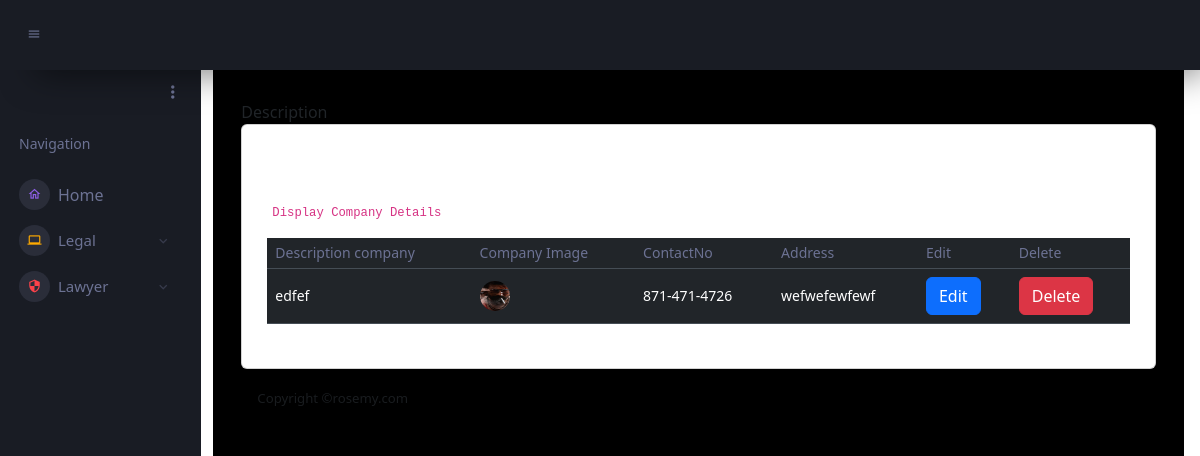
The page /backend/disp_comp_det/ on the database its author committed.
### backend/models.py (models this page shows)
class CompanyDb(models.Model):
    Desc_cmpny = models.TextField(max_length=50, null=True, blank=True)
    Comp_Image = models.ImageField(upload_to="Company media", null=True, blank=True)
    ContactNo = models.TextField(max_length=10,null=True, blank=True)
    Address = models.TextField(max_length=50, null=True, blank=True)

### backend/views.py (the view)
# urls.py: path('disp_comp_det/',views.disp_comp_det,name="disp_comp_det"),
def disp_comp_det(request):
    comp = CompanyDb.objects.all()
    return render(request,"Display_Company_Details.html",{'comp':comp})

### backend/templates/Display_Company_Details.html (shortened to what this page needs)
<!DOCTYPE html>
{% extends 'Index.html' %}
{% block content %}
<html lang="en">
<head>
    <link href="https://cdn.jsdelivr.net/npm/bootstrap@5.3.3/dist/css/bootstrap.min.css" rel="stylesheet">
</head>Description
<body>
<div class="card">
                  <div class="card-body">
                    <h4 class="card-title">Company Details</h4>
                    <p class="card-description"><code>Display Company Details</code>
                    </p>
                    <div class="table-responsive">
                      <table class="table table-dark">
                        <thead>
                          <tr>
                            <th> Description company </th>
                            <th> Company Image </th>
                            <th>ContactNo</th>
                            <th>Address</th>
                            <th> Edit</th>
                            <th> Delete</th>
                          </tr>
                        </thead>
                        <tbody>
                          <tr>
                            {% for j in comp %}
                            <td>{{j.Desc_cmpny}}</td>
                            <td>
                                <img src="{{j.Comp_Image.url}}" width="100px" height="100px">
                            </td>
                            <td>{{j.ContactNo}}</td>
                             <td>{{j.Address}}</td>
                            <td>
                              <form action="{% url 'edit_comp' compid=j.id %}">
                                <button class="btn btn-primary">Edit</button>
                              </form>
                            </td>
                            <td>
                              <form action="{% url 'delete_comp' cncid=j.id %}">
                                <button class="btn btn-danger">Delete</button>
                              </form>
                            </td>
                          </tr>
                        {% endfor %}
                        </tbody>
                      </table>
                    </div>
                  </div>
                </div>
</body>
</html>
{% endblock %}

### rows shown on the page
CompanyDb: Desc_cmpny "edfef", Comp_Image (picture), ContactNo "871-471-4726", Address "wefwefewfewf"
